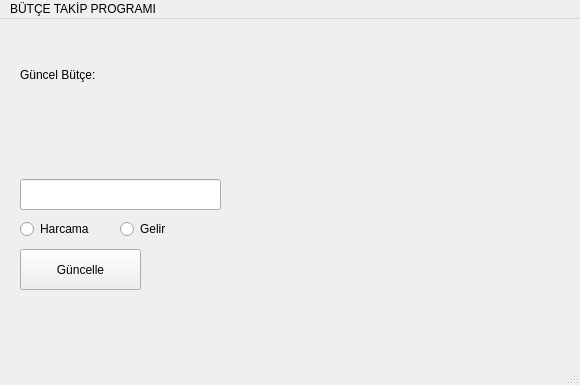
<?xml version="1.0" encoding="UTF-8"?>
<ui version="4.0">
 <class>GuiMainWindow</class>
 <widget class="QMainWindow" name="GuiMainWindow">
  <property name="geometry">
   <rect>
    <x>0</x>
    <y>0</y>
    <width>580</width>
    <height>385</height>
   </rect>
  </property>
  <property name="windowTitle">
   <string>GuiMainWindow</string>
  </property>
  <widget class="QWidget" name="centralwidget">
   <widget class="QLineEdit" name="lineEditBudgetInput">
    <property name="geometry">
     <rect>
      <x>20</x>
      <y>160</y>
      <width>201</width>
      <height>31</height>
     </rect>
    </property>
   </widget>
   <widget class="QRadioButton" name="radioButtonExpense">
    <property name="geometry">
     <rect>
      <x>20</x>
      <y>200</y>
      <width>89</width>
      <height>20</height>
     </rect>
    </property>
    <property name="text">
     <string>Harcama</string>
    </property>
   </widget>
   <widget class="QRadioButton" name="radioButtonIncome">
    <property name="geometry">
     <rect>
      <x>120</x>
      <y>200</y>
      <width>89</width>
      <height>20</height>
     </rect>
    </property>
    <property name="text">
     <string>Gelir</string>
    </property>
   </widget>
   <widget class="QPushButton" name="pushButtonUpdateBudget">
    <property name="geometry">
     <rect>
      <x>20</x>
      <y>230</y>
      <width>121</width>
      <height>41</height>
     </rect>
    </property>
    <property name="text">
     <string>Güncelle</string>
    </property>
   </widget>
   <widget class="QLabel" name="labelConstBudget">
    <property name="geometry">
     <rect>
      <x>20</x>
      <y>30</y>
      <width>111</width>
      <height>51</height>
     </rect>
    </property>
    <property name="text">
     <string>Güncel Bütçe: </string>
    </property>
   </widget>
   <widget class="QLabel" name="labelBudget">
    <property name="geometry">
     <rect>
      <x>110</x>
      <y>30</y>
      <width>111</width>
      <height>51</height>
     </rect>
    </property>
    <property name="text">
     <string/>
    </property>
   </widget>
  </widget>
  <widget class="QMenuBar" name="menubar">
   <property name="geometry">
    <rect>
     <x>0</x>
     <y>0</y>
     <width>580</width>
     <height>22</height>
    </rect>
   </property>
   <widget class="QMenu" name="menuB_T_E_TAK_P_PROGRAMI">
    <property name="title">
     <string>BÜTÇE TAKİP PROGRAMI</string>
    </property>
   </widget>
   <addaction name="menuB_T_E_TAK_P_PROGRAMI"/>
  </widget>
  <widget class="QStatusBar" name="statusbar"/>
 </widget>
 <resources/>
 <connections/>
</ui>
